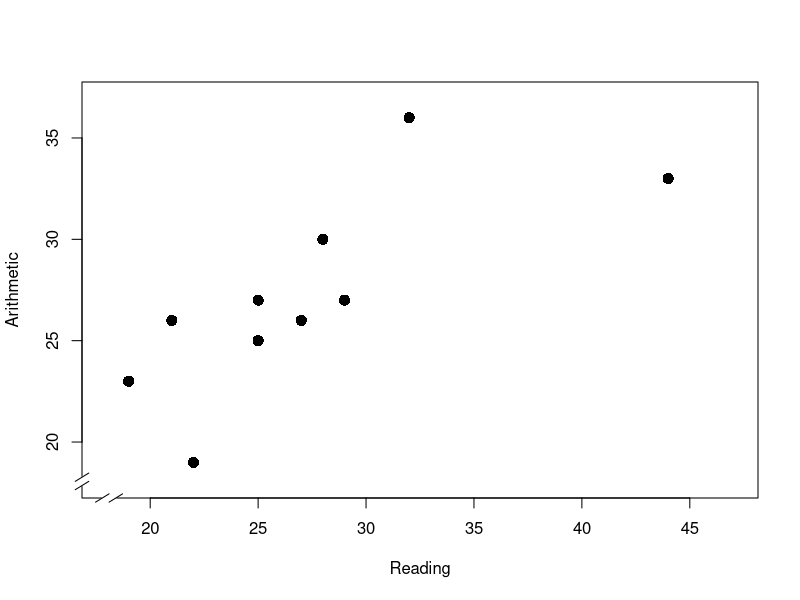

Generate this figure with R: (Note: this script raises an error after producing the figure.)
## ---- chunk 1
cito <- read.table(file="data/cito.txt", header=TRUE)
# variable names are Lezen=Reading, Rekenen=Arithmetic, WO=Geography, ...
with(cito, plot( Lezen, Rekenen, 
                 pch=16,cex=1.5, xlim=c(18,47), ylim=c(18,37),
                 xlab="Reading", ylab="Arithmetic") )
plotrix::axis.break(axis=1) # break in lowest X-axis
plotrix::axis.break(axis=2) # break in left Y-axis
## ---- chunk 2
# original version named correlationincolor.r, for statistiek1011, HQ 20110601
op <- par( mfrow=c(2,4), mar=c(2,2,2,1), oma=c(3,3,1,1) )  # 2 rows 4 cols
tol <- .005 # tolerance between intended and simulated correlation coef
for (i in c(.9,.7,.5,.3) ) {
	Sigma <- matrix( c(1,i,i,1), ncol=2 )
	repeat {
		aux <- mvrnorm( n=50, mu=c(0,3), Sigma=Sigma )
		thisr <- sqrt(summary(lm(aux[,2]~aux[,1]))[[8]]) * sign(coef(lm(aux[,2]~aux[,1]))[[2]])
		if (abs(thisr-i)<=tol) {break}
	}
# colours are gradient between 5/6 and 6/6 of rainbow
# note that colours are inverted relative to original version, blue pos red neg
	plot(aux, type="n", xlab="",ylab="",
		xlim=c(-2.6,2.6),ylim=c(0.4,5.6), pch=16 )
	abline(a=3,b=1,lty=2,col="grey")
	points(aux, cex=2, 
		 col=rainbow(n=1,start=(5/6-i/6)), pch=16 )
	text(-2,5, paste("r = ",round(thisr,2),sep=""), cex=1.5, adj=0 )
}
for (i in c(-.9,-.7,-.5,-.3) ) {
	Sigma <- matrix( c(1,i,i,1), ncol=2 )
	repeat {
		aux <- mvrnorm( n=50, mu=c(0,3), Sigma=Sigma )
		thisr <- sqrt(summary(lm(aux[,2]~aux[,1]))[[8]]) * sign(coef(lm(aux[,2]~aux[,1]))[[2]])
		if (abs(thisr-i)<=tol) {break}
	}
# note that colours are inverted relative to original version, blue pos red neg
	plot(aux, type="n", xlab="",ylab="",
		 xlim=c(-2.6,2.6),ylim=c(0.4,5.6), pch=16 )
	abline(a=3,b=-1,lty=2,col="grey")
	points(aux, cex=2, 
		   col=rainbow(n=1,start=(5/6-i/6)), pch=16 )
	text(-2,5, paste("r = ",round(thisr,2),sep=""), cex=1.5, adj=0 )
}
mtext(side=1,"x",outer=T,line=1,cex=2)
mtext(side=2,"y",outer=T,line=1,cex=2)
## ---- chunk 3
cito <- read.table(file="data/cito.txt", header=TRUE)
# variable names are Lezen=Reading, Rekenen=Arithmetic, WO=Geography, ...
dimnames(cito)[[2]] <- c( "Pupil", "Reading", "Arithmetic", "Geography",
                          "UrbanRural", "Arith.2cat" )
cor( cito[,2:4] ) # correlation matrix of columns 2,3,4
with( cito, cor.test( Reading, Arithmetic ) )
## ---- chunk 4
# modified from chunk above
# original version, named cito.R, by HQ 20160228 and 20160406
# data set `cito` is still available
with(cito, plot(Reading,Arithmetic,pch=16,cex=1.5, xlim=c(18,47), ylim=c(18,37)) )
plotrix::axis.break(axis=1) # break in lowest X-axis
plotrix::axis.break(axis=2) # break in left Y-axis
lm1 <- lm(Arithmetic~Reading, data=cito) 
segments( x0=cito$Reading[2], y0=0, y1=fitted(lm1)[2], col="green", lwd=6 )
segments( x0=cito$Reading[2], y0=fitted(lm1)[2], y1=cito$Arithmetic[2], col="red", 
lwd=6 )
abline(lm1,col="purple",lwd=2,lty=2)
with(cito, points( mean(Reading), mean(Arithmetic), pch=3, cex=2) ) # means
with(cito, text( Reading[2]+1,Arithmetic[2], "2", cex=0.75, adj=0) ) 
# influential points
with(cito, text( Reading[3]+1,Arithmetic[3], "3", cex=0.75, adj=0) )
## ---- chunk 5
summary( m1 <- lm( Arithmetic~Reading, data=cito ) )
## ---- chunk 6
sd( resid( m1 ) ) # s.d. of residuals according to `m1`
## ---- chunk 7
with(cito, cor.test( Reading,Arithmetic, method="spearman" ) )
## ---- chunk 8
UrbanRural2 <- ifelse( cito$Pupil<6, 1, 0) # 1=urban, 0=rural
Arithmetic2 <- ifelse( cito$Arithmetic>mean(cito$Arithmetic), 1, 0 ) # 1=high, 0=low
## ---- chunk 9
print( table(UrbanRural2,Arithmetic2) -> citocontingencytable ) 
# make and store a contingency table
if (require(psych)) { # for psych::phi
  phi(citocontingencytable) # contingency table made earlier is input here!
}
## ---- chunk 10
knitr::include_graphics("figures/correlation.png")
